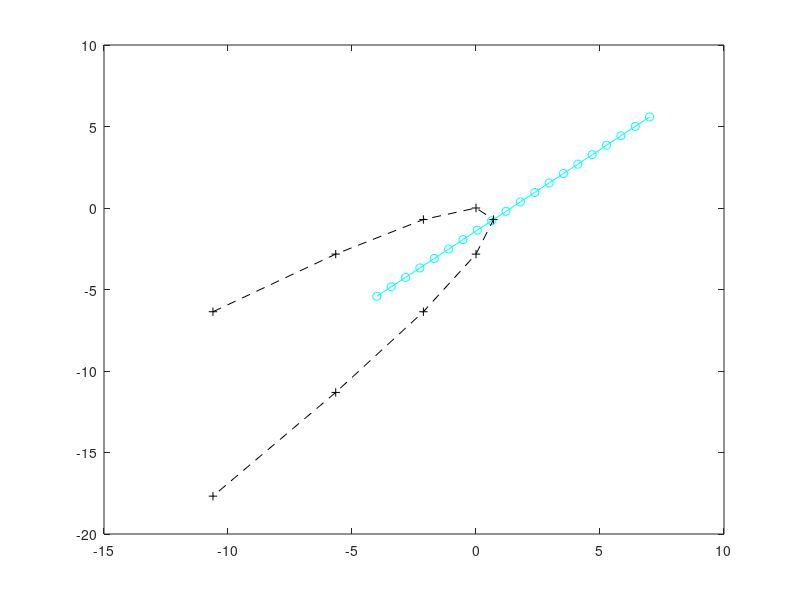

Recreate this plot in MATLAB.
% Create fake data for points approximately on a parabola, 
% oriented approximately facing downwards-right with axis of symmetry
% at angle around -30 degrees down from the x-axis
%
clc
topleft= [      rand(100) 
          500 + rand(100)];

minangle= -0.3; maxangle= -0.7;
theta=- minangle + rand() * (maxangle-minangle);
theta=pi/4;
rot=[cos(theta)  -sin(theta) 0 
     sin(theta)   cos(theta) 0
         0            0      1];

rot2=[cos(theta/2)  -sin(theta/2) 
     sin(theta/2)   cos(theta/2)];

a=-1; b=0; c=0;
Q1= [a  0  b 
         0  0 -1 
         0  0  c];

quadratic= @(xy, M)([xy 1] * M * [xy 1]');
rotatedquadratic= @(xy, M, rot)([xy 1] * rot' * M * rot * [xy 1]');

% for x= -10:10
%   y= -x^2;
%   xyR= [x y 1] * rot;
%   assert( rotatedquadratic ( ([-3 -9 1] * rot)(1:2) , Q1, rot ), 0, 1e14);
% endfor


input= [
  -3  -9
  -2  -4
  -1  -1
  0  0
  1  -1
  2  -4
  3  -9
  4  -16
  5  -25
  ];

input(:,2) = input(:,1) + input(:,2);

xyR= [input ones(rows(input),1)] * rot;
xR= xyR(:,1);
yR= xyR(:,2);
features= [xR xR.^2 ones(rows(xR),1) ];


m = length(input);             % number of points
%X = [ones(m,1), input(:,1)];   % forming X of X beta = y
%y = input(:,2);                % forming y of X beta = y
X= features;
y= yR;

betaH = (X' * X) \ X' * y;   % computing projection of matrix X on y, giving beta
% display best fit parameters
disp(betaH);

xx = linspace(-4, 7, 20);
yy = betaH(1)*xx + betaH(2) * xx.^2 + betaH(3); % seems to be backwards?

plot(xx, yy, '-co') % plot the best fit line
hold on
% plot(input(:,1), input(:,2), '--yo') % data for which we found the best fit
plot(xyR(:,1), xyR(:,2), '--k+') % data for which we found the best fit

hold off
